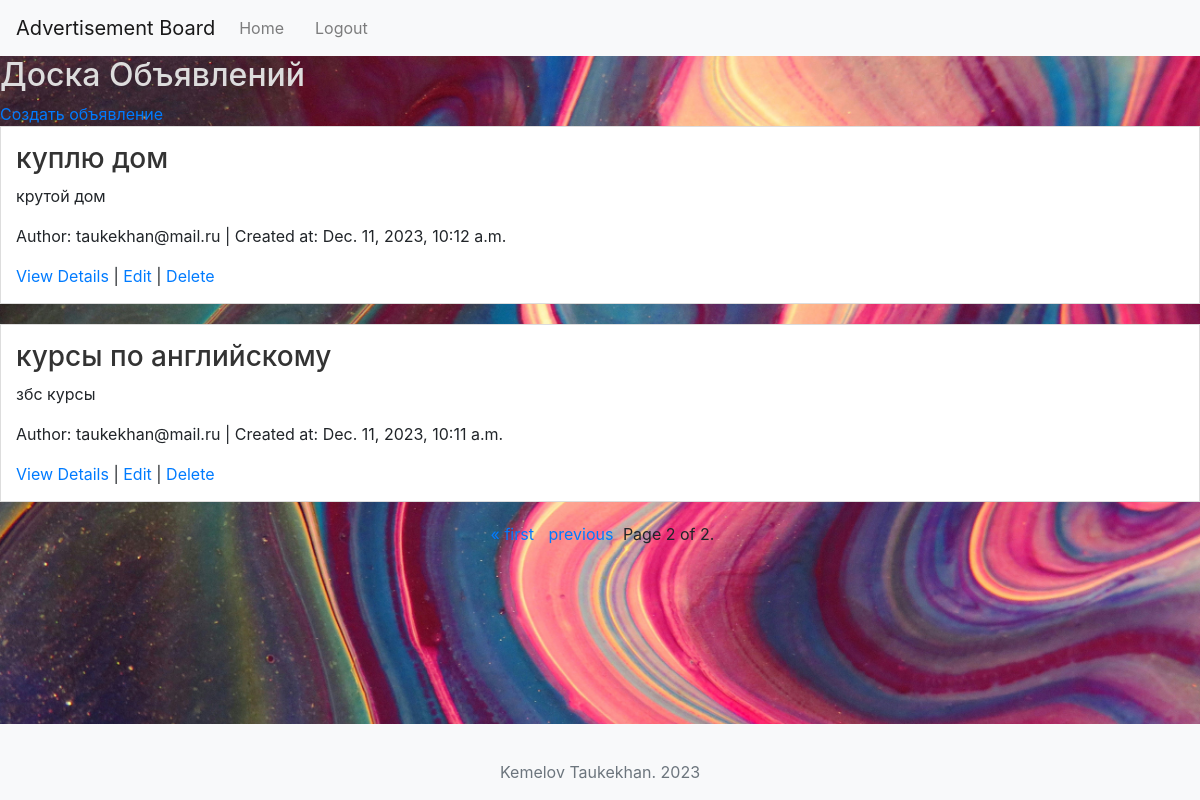
Page /?page=2 (signed in) on the committed database.
### ad_board/models.py (models this page shows)
class Advertisement(models.Model):
    title = models.CharField(max_length=100)
    content = models.TextField()
    author = models.ForeignKey(User, on_delete=models.CASCADE)
    created_at = models.DateTimeField(auto_now_add=True)

### ad_board/views.py (the view)
# urls.py: path('', advertisement_list, name='advertisement_list'),
def advertisement_list(request):
    advertisements = Advertisement.objects.all().order_by('-created_at')
    paginator = Paginator(advertisements, 4)  # По 10 объявлений на странице
    page = request.GET.get('page')
    ads = paginator.get_page(page)
    return render(request, 'ad_board/advertisement_list.html', {'ads': ads})

### ad_board/templates/ad_board/advertisement_list.html (shortened to what this page needs)
{% extends 'base.html' %}
{% block content %}
    <h2>Доска Объявлений</h2>
    {% if user.is_authenticated %}
        <a href="{% url 'create_advertisement' %}">Создать объявление</a>
    {% endif %}
    {% for ad in ads %}
        <div class="advertisement">
            <h3>{{ ad.title }}</h3>
            <p>{{ ad.content }}</p>
            <p>Author: {{ ad.author.username }} | Created at: {{ ad.created_at }}</p>
            <a href="{% url 'advertisement_detail' pk=ad.pk %}">View Details</a>
            {% if user.is_authenticated and user == ad.author %}
                | <a href="{% url 'edit_advertisement' pk=ad.pk %}">Edit</a>
                | <a href="{% url 'delete_advertisement' pk=ad.pk %}">Delete</a>
            {% endif %}
        </div>
    {% endfor %}
    <div class="pagination">
        <span class="step-links">
            {% if ads.has_previous %}
                <a href="?page=1">&laquo; first</a>
                <a href="?page={{ ads.previous_page_number }}">previous</a>
            {% endif %}
            <span class="current">
                Page {{ ads.number }} of {{ ads.paginator.num_pages }}.
            </span>
        </span>
    </div>
{% endblock %}

### ad_board/static/css/styles.css (style rules this page uses)
body { font-family: 'Arial', sans-serif; background-color: #f4f4f4; margin: 0; padding: 0; background-image: url('/static/images/background.jpg'); background-size: cover; background-repeat: no-repeat; }
h2 { color: #ddd; }
.advertisement { background-color: white; border: 1px solid #ddd; padding: 15px; margin-bottom: 20px; }
.advertisement h3 { color: #333; }
.pagination { display: flex; justify-content: center; margin-top: 20px; }
.pagination a { margin: 0 5px; }

### rows in the picture
Advertisement: title "куплю дом", content "крутой дом", author.username "taukekhan@mail.ru", created_at "Dec. 11, 2023, 10:12 a.m.", shows "Edit"
Advertisement: title "курсы по английскому", content "збс курсы", author.username "taukekhan@mail.ru", created_at "Dec. 11, 2023, 10:11 a.m.", shows "Edit"

### other values in the picture
{{ ads.number }} "2"
{{ ads.paginator.num_pages }} "2"
